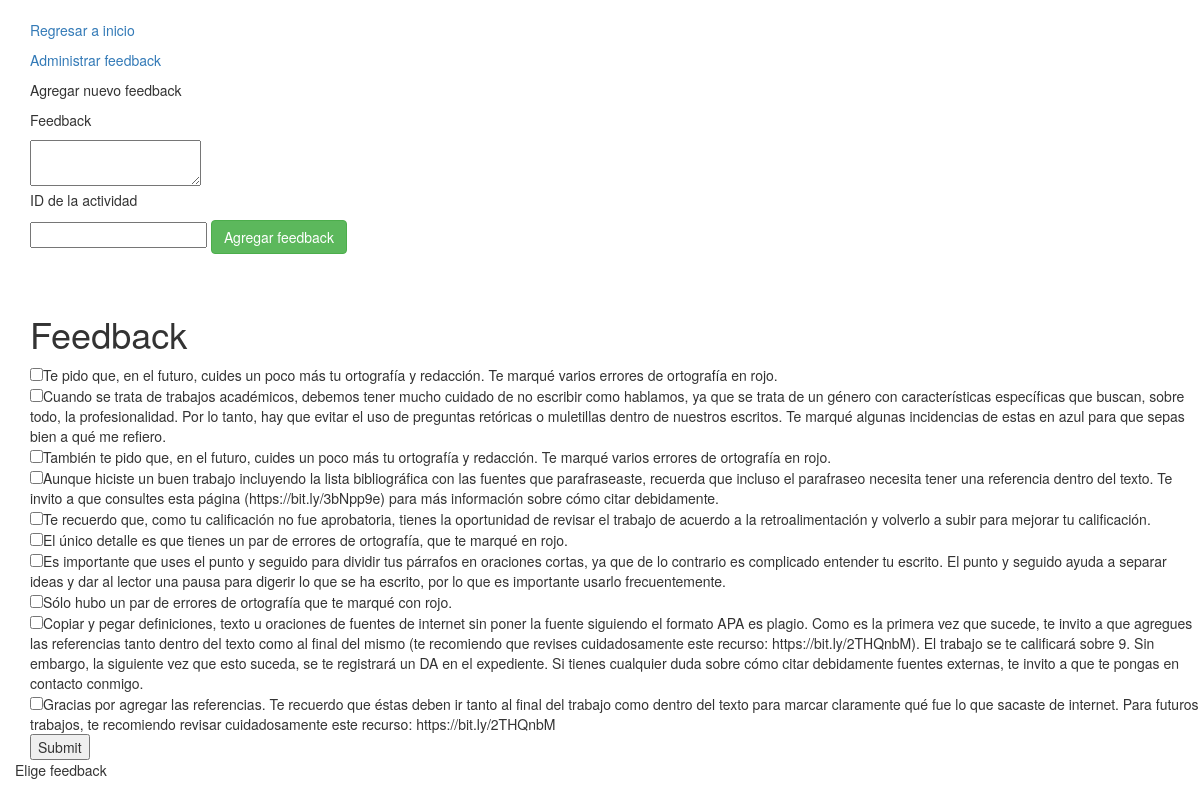
Page /feedback/7 on the committed database.
### feedbackinator/models.py (models this page shows)
class Feedback(db.Model):
	id = db.Column(db.Integer, primary_key=True)
	actividad = db.Column(db.Integer, db.ForeignKey("actividades.id"), nullable=False)
	feedback = db.Column(db.Text, nullable = False)
	def __repr__(self):
		return self.feedback

### feedbackinator/routes.py (the view, shortened to what this page needs)
@app.route("/feedback/<actividad>", methods=["GET", "POST"])
def feedback(actividad):
	feedback = Feedback.query.filter_by(actividad=actividad).all()
	if request.method=="GET":
		mensaje = "Elige feedback"
		return render_template("feedback.html", actividad=actividad, feedback=feedback, mensaje=mensaje)

### feedbackinator/templates/feedback.html (shortened to what this page needs)
{% extends "base.html" %}
{% block content %}
<div class="container mt-3 mb-10">
</div>
<div class="container mt-3 mb-10">
	<p><a href="/">Regresar a inicio</a></p>
	<p><a href="/managefeedback/{{actividad}}">Administrar feedback</a></p>
    <p>Agregar nuevo feedback</p>
    <form class="form-inline my-2 my-lg-0" action="/nuevofeedback" method="POST">
    <p>Feedback</p>
    	<textarea id="feedback", name="feedback">
        </textarea><br>
    <p>ID de la actividad</p>
    <input type="text", id="nombreactividad", name="nombreactividad" required>
    <button type="submit" class="btn btn-success">Agregar feedback</button>
    </form>
</div>
<div class="container mt-3 mb-10">
</div>
<div class="container mt-3 mb-10">
</div>
<div class="container mt-3 mb-10">
    <h1>Feedback</h1>
</div>
<div class="container">
	<div class="row">
	    <div class="col-sm-8">
	    	<form method="POST" action="/feedback/{{actividad}}">
	    	{% if feedback is not none %}
		        {% for feed in feedback %}
		        <div class="container">
		            <div class="row mb-3">
		                   <input type="checkbox" value="{{feed.id}}" name="formafeedback">{{ feed }}
		            </div>
		        </div>
		        {% endfor %}
		        <input type="submit">
		    {% else %}
		        <div class="container">
		            <h4>Todavía no hay ningún curso.</h4>
		        </div>
		    {% endif %}
			</form>
	    </div>
	</div>
	<div class ="row">
    	{{mensaje}}
    </div>
 </div>
{% endblock %}

### rows in the picture
Feedback: feedback "Te pido que, en el futuro, cuides un poco más tu ortografía y redacción. Te marqué varios errores de ortografía en rojo."
Feedback: feedback "Cuando se trata de trabajos académicos, debemos tener mucho cuidado de no escribir como hablamos, ya que se trata de un género con características específicas que buscan, sobre todo, la profesionalidad. Por lo tanto, hay que evitar el uso de preguntas retóricas o muletillas dentro de nuestros escritos. Te marqué algunas incidencias de estas en azul para que sepas bien a qué me refiero."
Feedback: feedback "También te pido que, en el futuro, cuides un poco más tu ortografía y redacción. Te marqué varios errores de ortografía en rojo."
Feedback: feedback "Aunque hiciste un buen trabajo incluyendo la lista bibliográfica con las fuentes que parafraseaste, recuerda que incluso el parafraseo necesita tener una referencia dentro del texto. Te invito a que consultes esta página (https://bit.ly/3bNpp9e) para más información sobre cómo citar debidamente."
Feedback: feedback "Te recuerdo que, como tu calificación no fue aprobatoria, tienes la oportunidad de revisar el trabajo de acuerdo a la retroalimentación y volverlo a subir para mejorar tu calificación."
Feedback: feedback "El único detalle es que tienes un par de errores de ortografía, que te marqué en rojo."
Feedback: feedback "Es importante que uses el punto y seguido para dividir tus párrafos en oraciones cortas, ya que de lo contrario es complicado entender tu escrito. El punto y seguido ayuda a separar ideas y dar al lector una pausa para digerir lo que se ha escrito, por lo que es importante usarlo frecuentemente."
Feedback: feedback "Sólo hubo un par de errores de ortografía que te marqué con rojo."
Feedback: feedback "Copiar y pegar definiciones, texto u oraciones de fuentes de internet sin poner la fuente siguiendo el formato APA es plagio. Como es la primera vez que sucede, te invito a que agregues las referencias tanto dentro del texto como al final del mismo (te recomiendo que revises cuidadosamente este recurso: https://bit.ly/2THQnbM). El trabajo se te calificará sobre 9. Sin embargo, la siguiente vez que esto suceda, se te registrará un DA en el expediente. Si tienes cualquier duda sobre cómo citar debidamente fuentes externas, te invito a que te pongas en contacto conmigo."
Feedback: feedback "Gracias por agregar las referencias. Te recuerdo que éstas deben ir tanto al final del trabajo como dentro del texto para marcar claramente qué fue lo que sacaste de internet. Para futuros trabajos, te recomiendo revisar cuidadosamente este recurso: https://bit.ly/2THQnbM"

### other values in the picture
{{ mensaje }} "Elige feedback"
